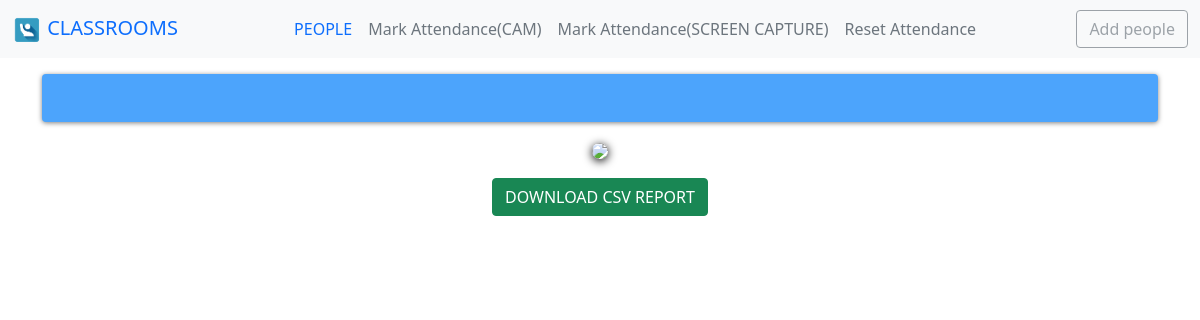
The app's page /4/classattendance, older data.
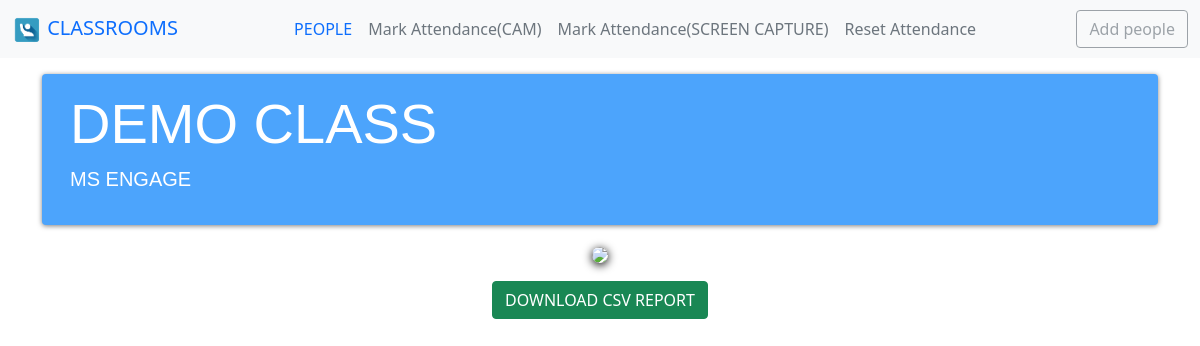
The same page, newer data.
### project/model.py (models this page shows, shortened)
class Allclasses(db.Model):
    id = db.Column(db.Integer(), primary_key=True)
    class_name = db.Column(db.String(length=50), nullable=False, unique=True)
    class_subject = db.Column(db.String(length=50), nullable=False)

### project/route.py (the view)
@app.route('/<classid>/classattendance')
def class_info(classid):
    class_id=classid
    classinfo = Allclasses.query.filter_by(id=class_id).first()
    return render_template('/capture/camcaptureclass.html', class_id=class_id, classinfo = classinfo)

### project/templates/capture/camcaptureclass.html
{% extends '/capture/capturebase.html' %}
{% block content %}
  <img style="box-shadow: 0px 2px 10px rgba(0,0,0,1.0); border-radius: 8px;" src="{{ url_for('video_feed', classid=class_id) }}" width="auto" height="300">
{% endblock %}

### project/templates/capture/capturebase.html (shortened to what this page needs)
<!doctype html>
<html lang="en">
   <head>
      <link rel="stylesheet" href="{{url_for('static', filename='css/capture.css')}}"/>
      <link href="https://cdn.jsdelivr.net/npm/bootstrap@5.0.2/dist/css/bootstrap.min.css" rel="stylesheet">
   </head>
   <body>
        <nav class="navbar navbar-expand-lg bg-light">
            <div class="container-fluid ">
            <a class="navbar-brand" href="{{url_for('classrooms_page')}}">
                <img src="/static/images/logo.jpg" alt="" width="30" height="30" class="d-inline-block">
                CLASSROOMS
            </a>
            <div class="navbar-nav">
                <a class="nav-link" style="font: weight 600px; ;" href="{{url_for('info_page', classid=class_id)}}">PEOPLE</a>
                <a class="nav-link disabled" aria-current="page" href="{{url_for('class_info', classid=class_id)}}">Mark Attendance(CAM)</a>
                <a class="nav-link disabled" aria-current="page" href="{{url_for('class_screen', classid=class_id)}}">Mark Attendance(SCREEN CAPTURE)</a>
                <a href="{{url_for('reset_attendance', class_id=class_id)}}" class="nav-link disabled">Reset Attendance</a>
            </div>
            <a href="{{url_for('addstudent_page', std_class=class_id)}}" class="btn btn-outline-secondary disabled">Add people</a>
            </div>
        </nav>
        <div class="container my-3">
            <div class="banner" style="box-shadow: 0px 1px 5px rgba(0,0,0,0.5);">
            <div class="banner__content">
                <div class="banner__text">
                <div class="jumbotron jumbotron-fluid">
                    <div class="container">
                    <h1 class="display-4">{{classinfo.class_name}}</h1>
                    <p class="lead">{{classinfo.class_subject}}</p>
                    </div>
                </div>
                </div>
            </div>
            </div>
        </div>
        <div class="container text-center">
            <div class="row">
                <div>
                    {% block content %}
                    {% endblock %}
                </div>
                <div class="mt-3">
                <a href="{{url_for('download_csv', classid=class_id)}}" class="btn btn-success"> DOWNLOAD CSV REPORT</a>
                </div>
            </div>
        </div>
   </body>
</html>

Row changes from the older to the newer data that the page shows:
added Allclasses: class_name "DEMO CLASS", class_subject "MS ENGAGE"
